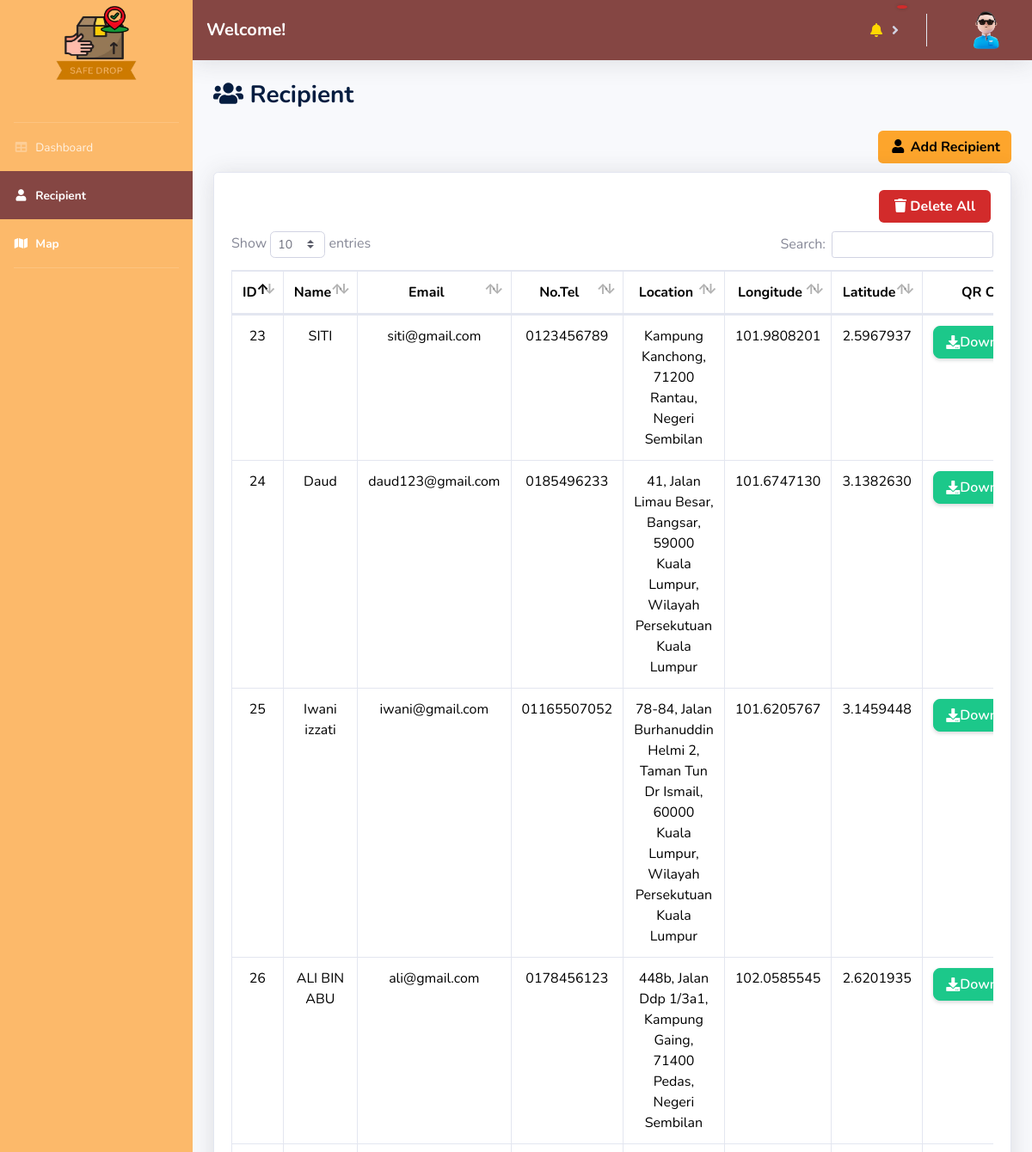
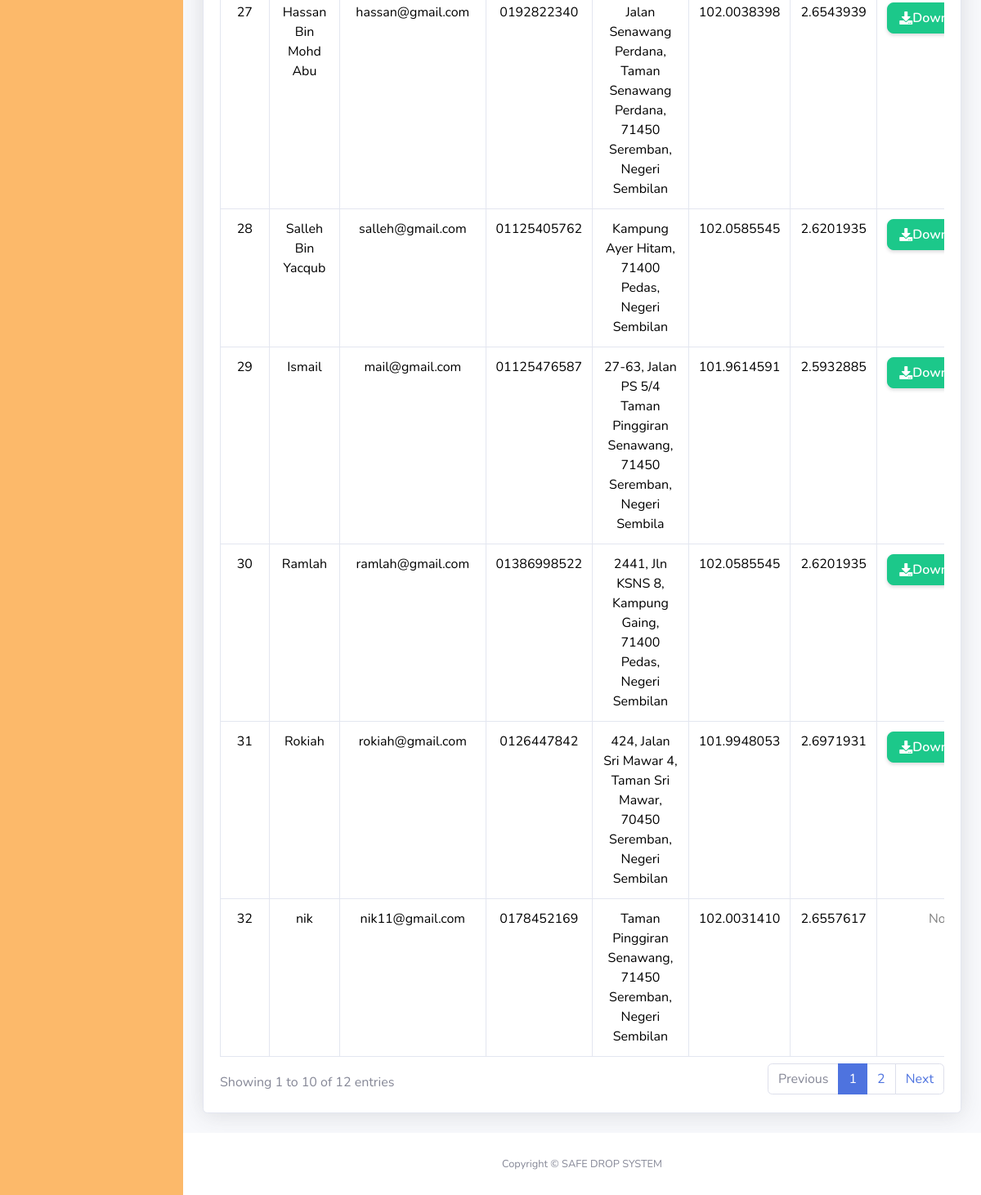
Screenshot of /interface/admin/recipient.php with the database file from the repository (2 pictures, top to bottom).
### tables this page shows
CREATE TABLE `qr_code` (
  `qr_id` int(11) NOT NULL,
  `recipient_id` int(11) DEFAULT NULL,
  `qr_value` varchar(255) NOT NULL,
  `generated_at` datetime DEFAULT current_timestamp(),
  `duplicate_at` datetime DEFAULT NULL
);

CREATE TABLE `recipient` (
  `recipient_id` int(11) NOT NULL,
  `name` varchar(100) NOT NULL,
  `email` varchar(100) DEFAULT NULL,
  `no_tel` varchar(20) DEFAULT NULL,
  `location` varchar(255) DEFAULT NULL,
  `longitude` decimal(10,7) DEFAULT NULL,
  `latitude` decimal(10,7) DEFAULT NULL,
  `attempt_left` int(11) DEFAULT 3
);

### interface/admin/recipient.php (the view, shortened to what this page needs)
<!DOCTYPE html>
<?php
    @include("../../database/auto_regenerate_qr.php");
?>
<html>
<head>
    <link rel="stylesheet" href="https://use.fontawesome.com/releases/v5.5.0/css/all.css">
    <link href="../../css/sb-admin-2.min.css" rel="stylesheet">
    <link href="../../css/dashboard_interface.css" rel="stylesheet">
    <link href="../../css/dataTables.bootstrap4.min.css" rel="stylesheet">
</head>
<body id="page-top">
    <div id="wrapper">
        <ul class="navbar-nav sidebar sidebar-dark accordion" id="accordionSidebar">
            <br>
            <a class="sidebar-brand d-flex align-items-center justify-content-center" href="index.php">
                <div>
                    <?php if (isset($_SERVER['HTTP_USER_AGENT']) && (strpos($_SERVER['HTTP_USER_AGENT'], 'Mobile') !== false || strpos($_SERVER['HTTP_USER_AGENT'], 'Tablet') !== false)): ?>
                        <img class="rounded-circle" src="../../css/pictures/safeDrop_logo.png" id="logo" width="100px" height="80px">
                    <?php else: ?>
                        <img class="rounded-circle" src="../../css/pictures/safeDrop_logo.png" id="logo" width="130px" height="110px" style="margin-top: 20px">
                        <br><br>
                    <?php endif; ?>
                </div>
            </a>
            <br><br>
            <hr class="sidebar-divider my-0">
            <li class="nav-item">
                <a class="nav-link" href="index.php" id="sidebar">
                    <i class="fas fa-fw fa-table"></i>
                    <span>Dashboard</span></a>
            </li>
            <li class="nav-item active">
                <a class="nav-link" href="recipient.php" id="sidebar" style="background-color: #854643; font-weight: bold;">
                    <i class="fas fa-fw fa-user"></i>
                    <span>Recipient</span>
                </a>
            </li>
            <li class="nav-item active">
                <a class="nav-link" href="map.php" id="sidebar">
                    <i class="fas fa-fw fa-map"></i>
                    <span>Map</span>
                </a>
            </li>
            <hr class="sidebar-divider my-0">
        </ul>
        <div id="content-wrapper" class="d-flex flex-column">
            <div id="content">
                <nav class="navbar navbar-expand navbar-light topbar mb-4 static-top shadow">
                    <?php if (isset($_SERVER['HTTP_USER_AGENT']) && (strpos($_SERVER['HTTP_USER_AGENT'], 'Mobile') !== false || strpos($_SERVER['HTTP_USER_AGENT'], 'Tablet') !== false)): ?>
                        <h6 class="h6 mb-0" style="color: white; font-weight: bold;">Welcome!</h6>
                    <?php else: ?>
                        <h5 class="h5 mb-0" style="color: white; font-weight: bold;">Welcome!</h5>
                    <?php endif; ?>
                    <ul class="navbar-nav ml-auto">
                         <li class="nav-item topbar-icon dropdown hidden-caret" style="position:relative;">
                            <a class="nav-link dropdown-toggle" id="notifDropdown" role="button" data-toggle="dropdown" aria-haspopup="true" aria-expanded="false">
                                <i class="fas fa-fw fa-bell" style="color: #FFD700;"></i>
                                <span class="notification" id="count_noti"></span>
                            </a>
                        </li>
                        <li class="nav-item dropdown no-arrow">
                            <a class="nav-link dropdown-toggle" href="#" id="userDropdown" role="button" data-toggle="dropdown" aria-haspopup="true" aria-expanded="false">
                                <?php if (isset($_SERVER['HTTP_USER_AGENT']) && (strpos($_SERVER['HTTP_USER_AGENT'], 'Mobile') !== false || strpos($_SERVER['HTTP_USER_AGENT'], 'Tablet') !== false)): ?>
                                    <img src="../../css/pictures/admin.png" alt="" style="width:40px; height:40px;" class="rounded-circle">
                                <?php else: ?>
                                    <img src="../../css/pictures/admin.png" alt="" width="50px" height="50px" class="rounded-circle">
                                <?php endif; ?>
                            </a>
                        </li>
                    </ul>
                </nav>
                <div class="container-fluid">
                    <h3 class="h3 mb-0 text-900" id="title">
                        <strong>
                            <i class="fas fa-fw fa-users"></i>
                            Recipient
                        </strong>
                    </h3>
                    <br>
                    <div style="float: right">
                        <a class="btn submitBtn" id="updateValBtn" data-toggle="modal" data-target="#addModalCenter">
                            <i class="fas fa-fw fa-user"></i> Add Recipient
                        </a>
                    </div>
                    <br><br>
                    <div class="card shadow mb-4">
                        <div class="card-body">
                            <div style="float: right">
                                <a class="btn cancelBtn" style="width: 130px; margin-right: 3px; margin-left: 3px; margin-bottom: 3px" data-toggle="modal" data-target="#deleteAllModalCenter">
                                    <i class="fas fa-solid fa-trash"></i> Delete All
                                </a>
                            </div>
                            <br><br>
                            <div class="table-responsive">
                                <table class="table table-bordered" id="dataTable" width="100%" cellspacing="0" style="color: black;">
                                    <thead style="text-align:center">
                                        <tr>
                                            <th>ID</th>
                                            <th>Name</th>
                                            <th>Email</th>
                                            <th>No.Tel</th>
                                            <th>Location</th>
                                            <th>Longitude</th>
                                            <th>Latitude</th>
                                            <th>QR Code</th>
                                        </tr>
                                    </thead>
                                    <tbody>
                                        <?php
                                            $query = "SELECT r.*, q.qr_value, q.generated_at
                                                      FROM recipient r
                                                      LEFT JOIN qr_code q ON r.recipient_id = q.recipient_id
                                                      ORDER BY r.recipient_id ASC";
                                            $result = mysqli_query($conn, $query);
                                            if (mysqli_num_rows($result) > 0){
                                                while($row = mysqli_fetch_assoc($result)) {
                                        ?>
                                        <tr>
                                            <td id="text-center"><?php echo $row["recipient_id"]; ?></td>
                                            <td id="text-center"><?php echo $row["name"]; ?></td>
                                            <td id="text-center"><?php echo $row["email"]; ?></td>
                                            <td id="text-center"><?php echo $row["no_tel"]; ?></td>
                                            <td id="text-center"><?php echo $row["location"]; ?></td>
                                            <td id="text-center"><?php echo $row["longitude"]; ?></td>
                                            <td id="text-center"><?php echo $row["latitude"]; ?></td>
                                            <td style="text-align: center">
                                                <?php
                                                $qrPath = "../../" . $row["qr_value"];
                                                ?>
                                                <?php if (!empty($qrPath) && file_exists(__DIR__ . "/" . $qrPath)): ?>
                                                    <a href="<?php echo $qrPath; ?>" download
                                                        class="btn btn-success d-flex align-items-center justify-content-center shadow-sm" style="width:150px; border-radius: 8px; font-weight: 600; transition: all 0.2s;">
                                                            <i class="fas fa-download"></i> Download QR
                                                    </a>
                                                <?php else: ?>
                                                    <span style="color:gray;">No QR</span>
                                                <?php endif; ?>
                                            </td>
                                        </tr>
                                        <?php
                                                }
                                            }
                                        ?>
                                    </tbody>
                                </table>
                            </div>
                        </div>
                    </div>
                </div>
            </div>
            <footer class="sticky-footer bg-white">
                <div class="container my-auto">
                    <div class="copyright text-center my-auto">
                        <span>Copyright &copy; SAFE DROP SYSTEM</span>
                    </div>
                </div>
            </footer>
        </div>
    </div>
</body>
</html>

### css/dashboard_interface.css (style rules this page uses)
#accordionSidebar { background-color: #FCB96A; }
.navbar { background-color: #854643; }
#title { color: #051d40; }
.submitBtn { background-color: #FDA52C !important; color: black; font-weight: bold; }
.cancelBtn { background-color: #D22B2B; color: white; font-weight: bold; }
.notification { background-color: #d22b2b; color: white; border-radius: 50%; font-size: 12px; font-weight: bold; padding: 2px 6px; position: absolute; top: 6px; right: 6px; box-shadow: 0 0 4px rgba(0, 0, 0, 0.2); }

### interface/admin/recipient.php (style rules this page uses)
#text-center { text-align: center; }
footer.sticky-footer { margin-top: auto; position: relative; width: 100%; background-color: #fff; }

### rows the page displays
qr_code: recipient.recipient_id "23", recipient.name "SITI", recipient.email "siti@gmail.com", recipient.no_tel "0123456789", recipient.location "Kampung Kanchong, 71200 Rantau, Negeri Sembilan", recipient.longitude "101.9808201", recipient.latitude "2.5967937"
qr_code: recipient.recipient_id "24", recipient.name "Daud", recipient.email "daud123@gmail.com", recipient.no_tel "0185496233", recipient.location "41, Jalan Limau Besar, Bangsar, 59000 Kuala Lumpur, Wilayah Persekutuan Kuala Lumpur", recipient.longitude "101.6747130", recipient.latitude "3.1382630"
qr_code: recipient.recipient_id "25", recipient.name "Iwani izzati", recipient.email "iwani@gmail.com", recipient.no_tel "01165507052", recipient.location "78-84, Jalan Burhanuddin Helmi 2, Taman Tun Dr Ismail, 60000 Kuala Lumpur, Wilayah Persekutuan Kuala Lumpur", recipient.longitude "101.6205767", recipient.latitude "3.1459448"
qr_code: recipient.recipient_id "26", recipient.name "ALI BIN ABU", recipient.email "ali@gmail.com", recipient.no_tel "0178456123", recipient.location "448b, Jalan Ddp 1/3a1, Kampung Gaing, 71400 Pedas, Negeri Sembilan", recipient.longitude "102.0585545", recipient.latitude "2.6201935"
qr_code: recipient.recipient_id "27", recipient.name "Hassan Bin Mohd Abu", recipient.email "hassan@gmail.com", recipient.no_tel "0192822340", recipient.location "Jalan Senawang Perdana, Taman Senawang Perdana, 71450 Seremban, Negeri Sembilan", recipient.longitude "102.0038398", recipient.latitude "2.6543939"
qr_code: recipient.recipient_id "28", recipient.name "Salleh Bin Yacqub", recipient.email "salleh@gmail.com", recipient.no_tel "01125405762", recipient.location "Kampung Ayer Hitam, 71400 Pedas, Negeri Sembilan", recipient.longitude "102.0585545", recipient.latitude "2.6201935"
qr_code: recipient.recipient_id "29", recipient.name "Ismail", recipient.email "mail@gmail.com", recipient.no_tel "01125476587", recipient.location "27-63, Jalan PS 5/4 Taman Pinggiran Senawang, 71450 Seremban, Negeri Sembila", recipient.longitude "101.9614591", recipient.latitude "2.5932885"
qr_code: recipient.recipient_id "30", recipient.name "Ramlah", recipient.email "ramlah@gmail.com", recipient.no_tel "01386998522", recipient.location "2441, Jln KSNS 8, Kampung Gaing, 71400 Pedas, Negeri Sembilan", recipient.longitude "102.0585545", recipient.latitude "2.6201935"
qr_code: recipient.recipient_id "31", recipient.name "Rokiah", recipient.email "rokiah@gmail.com", recipient.no_tel "0126447842", recipient.location "424, Jalan Sri Mawar 4, Taman Sri Mawar, 70450 Seremban, Negeri Sembilan", recipient.longitude "101.9948053", recipient.latitude "2.6971931"
qr_code: recipient.recipient_id "32", recipient.name "nik", recipient.email "nik11@gmail.com", recipient.no_tel "0178452169", recipient.location "Taman Pinggiran Senawang, 71450 Seremban, Negeri Sembilan", recipient.longitude "102.0031410", recipient.latitude "2.6557617", shows "No QR"
